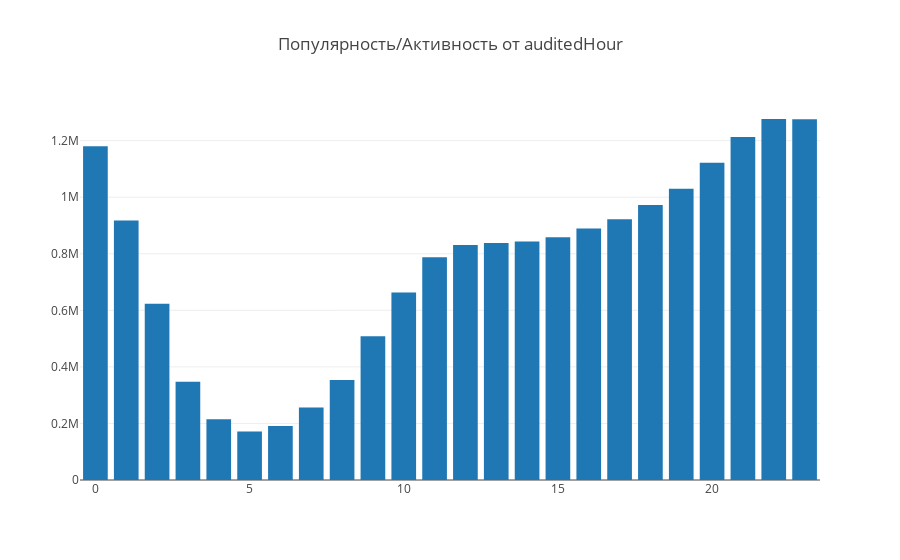

The notebook cell saved with this chart:
### Code cell
Bar(x, y).plot(title = "Популярность/Активность от auditedHour")

### Figure 1 — Plotly figure (JSON) as saved in the notebook; plotly's stock layout.template omitted (floating-point values rounded to 4 significant figures)
{"data": [{"type": "bar", "x": ["0", "1", "2", "3", "4", "5", "6", "7", "8", "9", "10", "11", "12", "13", "14", "15", "16", "17", "18", "19", "20", "21", "22", "23"], "y": [1180341, 917899, 623270, 347801, 214532, 171799, 190669, 255999, 353397, 508045, 662820, 787754, 831354, 837955, 843048, 858546, 889471, 922062, 972513, 1029619, 1122013, 1213270, 1276641, 1275757]}], "layout": {"title": "Популярность/Активность от auditedHour"}}
